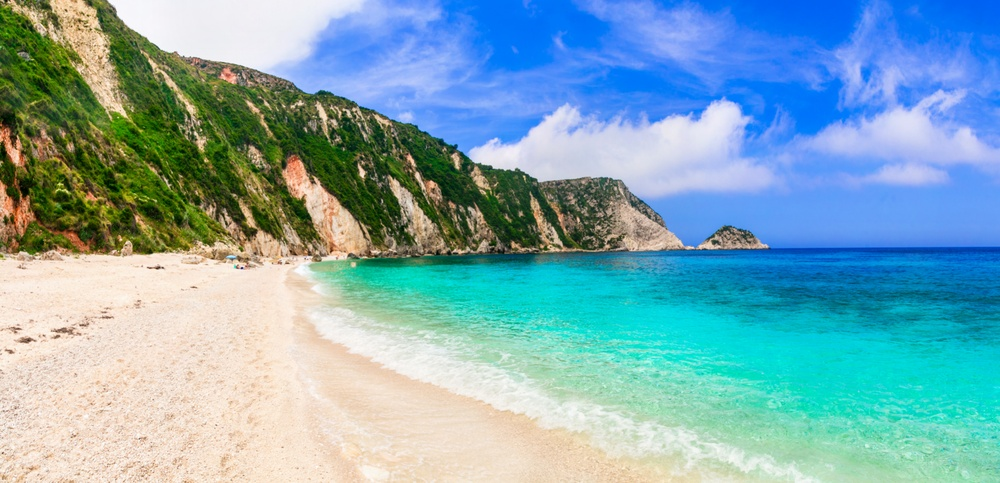
#> input picture plaza.jpg, 1000 x 483 px, shrunk from 1824 x 881 before the run
$ python zadanie1.py
#> lines starting #> are read from the running program, lines starting #| are printed output that depends on the picture
import cv2
import numpy as np

image = cv2.imread("plaza.jpg")
#> image is the input picture: shape (483, 1000, 3); mean B, G, R 180.9, 170.3, 126.1

cv2.imshow("Image", image)


M = np.float32([
    [1, 0, 30],
    [0, 1, 40]
])
shifted = cv2.warpAffine(image, M, (image.shape[1], image.shape[0]))
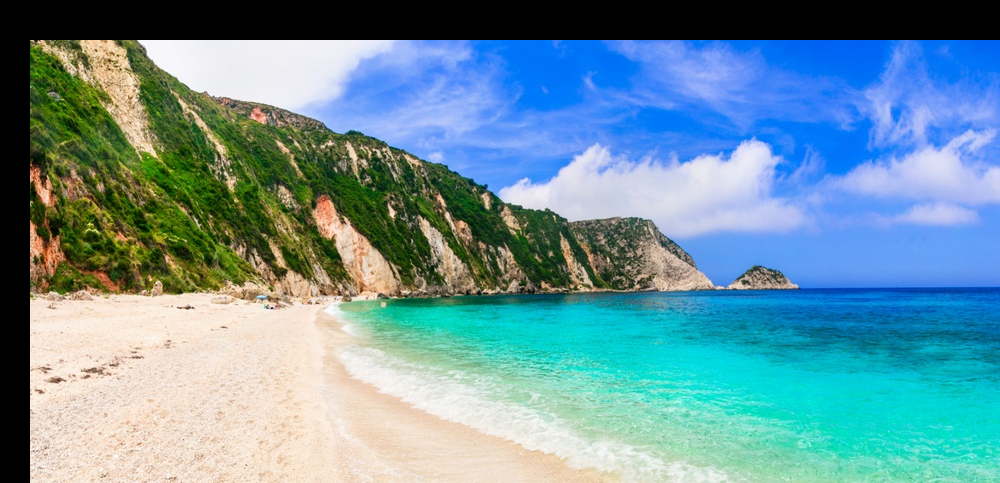
#> shifted: shape (483, 1000, 3); mean B, G, R 158.7, 147.8, 106.6
cv2.imshow("Shifted Down and Right", shifted)


cv2.waitKey()
cv2.destroyAllWindows()

$ run again, with zdjecie.jpg copied over plaza.jpg
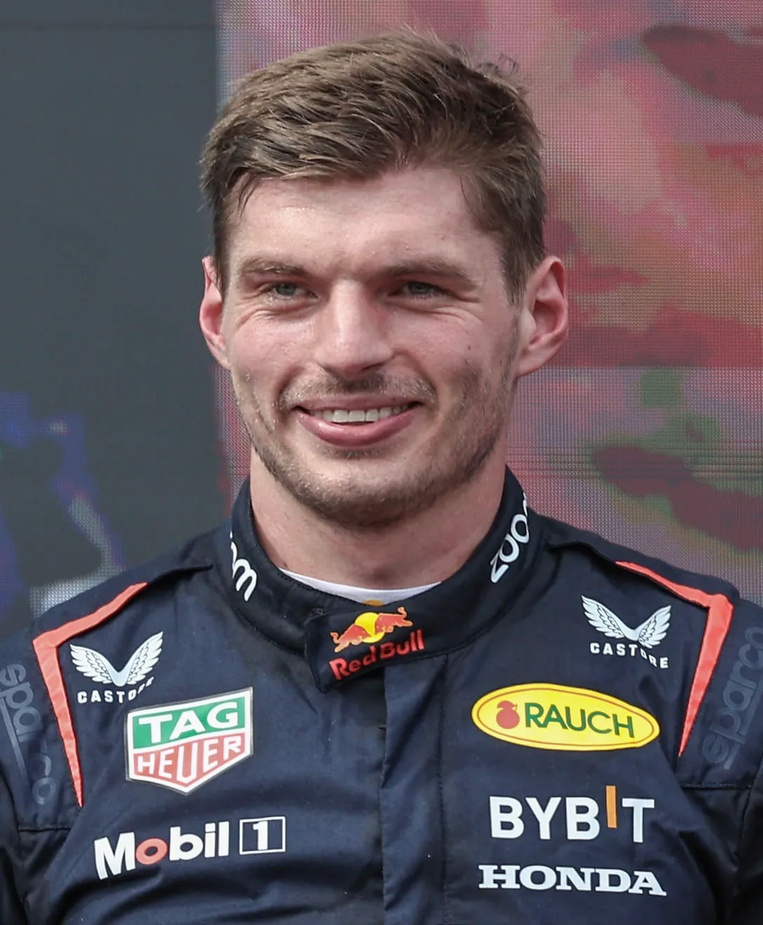
#> input picture zdjecie.jpg, 763 x 925 px, shrunk from 1088 x 1318 before the run
#> image is the input picture: shape (925, 763, 3); mean B, G, R 93.4, 88, 99.6
#> `shifted = cv2.warpAffine(image, M, (image.shape[1], image.shape[0]))`:
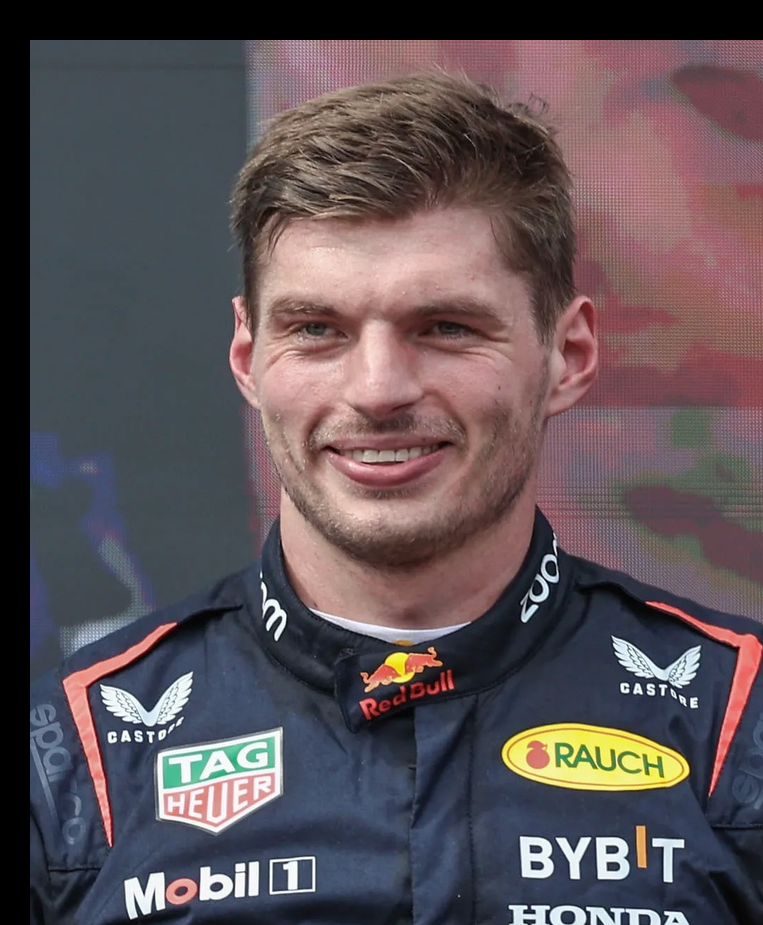
#> shifted: shape (925, 763, 3); mean B, G, R 87.4, 82.9, 94
